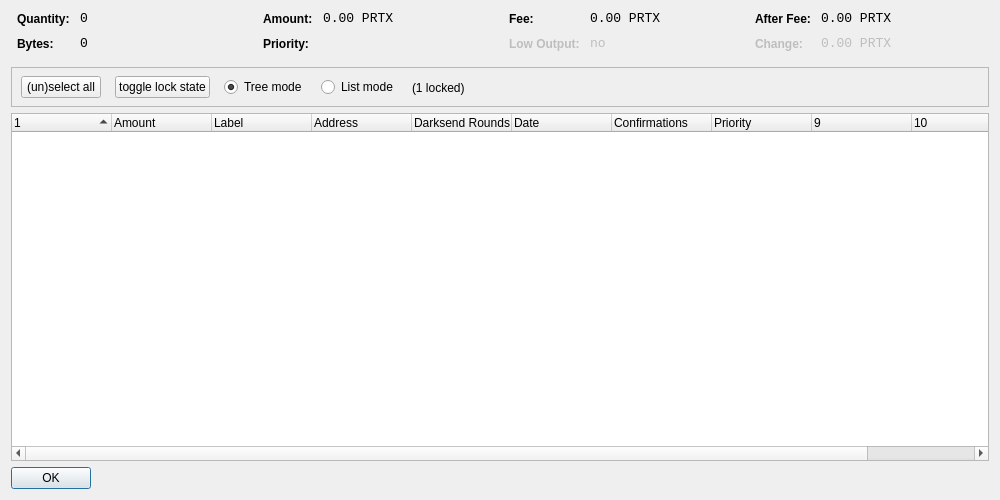
<?xml version="1.0" encoding="UTF-8"?>
<ui version="4.0">
 <class>CoinControlDialog</class>
 <widget class="QDialog" name="CoinControlDialog">
  <property name="geometry">
   <rect>
    <x>0</x>
    <y>0</y>
    <width>1000</width>
    <height>500</height>
   </rect>
  </property>
  <property name="windowTitle">
   <string>Coin Control</string>
  </property>
  <layout class="QVBoxLayout" name="verticalLayout">
   <item>
    <layout class="QHBoxLayout" name="horizontalLayoutTop" stretch="0,0,0,0">
     <property name="topMargin">
      <number>0</number>
     </property>
     <property name="bottomMargin">
      <number>10</number>
     </property>
     <item>
      <layout class="QFormLayout" name="formLayoutCoinControl1">
       <property name="horizontalSpacing">
        <number>10</number>
       </property>
       <property name="verticalSpacing">
        <number>10</number>
       </property>
       <property name="leftMargin">
        <number>6</number>
       </property>
       <property name="rightMargin">
        <number>6</number>
       </property>
       <item row="0" column="0">
        <widget class="QLabel" name="labelCoinControlQuantityText">
         <property name="styleSheet">
          <string notr="true">font-weight:bold;</string>
         </property>
         <property name="text">
          <string>Quantity:</string>
         </property>
        </widget>
       </item>
       <item row="0" column="1">
        <widget class="QLabel" name="labelCoinControlQuantity">
         <property name="font">
          <font>
           <family>Monospace</family>
           <pointsize>10</pointsize>
          </font>
         </property>
         <property name="cursor">
          <cursorShape>IBeamCursor</cursorShape>
         </property>
         <property name="contextMenuPolicy">
          <enum>Qt::ActionsContextMenu</enum>
         </property>
         <property name="text">
          <string notr="true">0</string>
         </property>
         <property name="textInteractionFlags">
          <set>Qt::LinksAccessibleByMouse|Qt::TextSelectableByKeyboard|Qt::TextSelectableByMouse</set>
         </property>
        </widget>
       </item>
       <item row="1" column="0">
        <widget class="QLabel" name="labelCoinControlBytesText">
         <property name="styleSheet">
          <string notr="true">font-weight:bold;</string>
         </property>
         <property name="text">
          <string>Bytes:</string>
         </property>
        </widget>
       </item>
       <item row="1" column="1">
        <widget class="QLabel" name="labelCoinControlBytes">
         <property name="font">
          <font>
           <family>Monospace</family>
           <pointsize>10</pointsize>
          </font>
         </property>
         <property name="cursor">
          <cursorShape>IBeamCursor</cursorShape>
         </property>
         <property name="contextMenuPolicy">
          <enum>Qt::ActionsContextMenu</enum>
         </property>
         <property name="text">
          <string notr="true">0</string>
         </property>
         <property name="textInteractionFlags">
          <set>Qt::LinksAccessibleByMouse|Qt::TextSelectableByKeyboard|Qt::TextSelectableByMouse</set>
         </property>
        </widget>
       </item>
      </layout>
     </item>
     <item>
      <layout class="QFormLayout" name="formLayoutCoinControl2">
       <property name="horizontalSpacing">
        <number>10</number>
       </property>
       <property name="verticalSpacing">
        <number>10</number>
       </property>
       <property name="leftMargin">
        <number>6</number>
       </property>
       <property name="rightMargin">
        <number>6</number>
       </property>
       <item row="0" column="0">
        <widget class="QLabel" name="labelCoinControlAmountText">
         <property name="styleSheet">
          <string notr="true">font-weight:bold;</string>
         </property>
         <property name="text">
          <string>Amount:</string>
         </property>
        </widget>
       </item>
       <item row="0" column="1">
        <widget class="QLabel" name="labelCoinControlAmount">
         <property name="font">
          <font>
           <family>Monospace</family>
           <pointsize>10</pointsize>
          </font>
         </property>
         <property name="cursor">
          <cursorShape>IBeamCursor</cursorShape>
         </property>
         <property name="contextMenuPolicy">
          <enum>Qt::ActionsContextMenu</enum>
         </property>
         <property name="text">
          <string notr="true">0.00 PRTX</string>
         </property>
         <property name="textInteractionFlags">
          <set>Qt::LinksAccessibleByMouse|Qt::TextSelectableByKeyboard|Qt::TextSelectableByMouse</set>
         </property>
        </widget>
       </item>
       <item row="1" column="0">
        <widget class="QLabel" name="labelCoinControlPriorityText">
         <property name="styleSheet">
          <string notr="true">font-weight:bold;</string>
         </property>
         <property name="text">
          <string>Priority:</string>
         </property>
        </widget>
       </item>
       <item row="1" column="1">
        <widget class="QLabel" name="labelCoinControlPriority">
         <property name="font">
          <font>
           <family>Monospace</family>
           <pointsize>10</pointsize>
          </font>
         </property>
         <property name="cursor">
          <cursorShape>IBeamCursor</cursorShape>
         </property>
         <property name="contextMenuPolicy">
          <enum>Qt::ActionsContextMenu</enum>
         </property>
         <property name="text">
          <string/>
         </property>
         <property name="textInteractionFlags">
          <set>Qt::LinksAccessibleByMouse|Qt::TextSelectableByKeyboard|Qt::TextSelectableByMouse</set>
         </property>
        </widget>
       </item>
      </layout>
     </item>
     <item>
      <layout class="QFormLayout" name="formLayoutCoinControl3">
       <property name="horizontalSpacing">
        <number>10</number>
       </property>
       <property name="verticalSpacing">
        <number>10</number>
       </property>
       <property name="leftMargin">
        <number>6</number>
       </property>
       <property name="rightMargin">
        <number>6</number>
       </property>
       <item row="0" column="0">
        <widget class="QLabel" name="labelCoinControlFeeText">
         <property name="styleSheet">
          <string notr="true">font-weight:bold;</string>
         </property>
         <property name="text">
          <string>Fee:</string>
         </property>
        </widget>
       </item>
       <item row="0" column="1">
        <widget class="QLabel" name="labelCoinControlFee">
         <property name="font">
          <font>
           <family>Monospace</family>
           <pointsize>10</pointsize>
          </font>
         </property>
         <property name="cursor">
          <cursorShape>IBeamCursor</cursorShape>
         </property>
         <property name="contextMenuPolicy">
          <enum>Qt::ActionsContextMenu</enum>
         </property>
         <property name="text">
          <string notr="true">0.00 PRTX</string>
         </property>
         <property name="textInteractionFlags">
          <set>Qt::LinksAccessibleByMouse|Qt::TextSelectableByKeyboard|Qt::TextSelectableByMouse</set>
         </property>
        </widget>
       </item>
       <item row="1" column="0">
        <widget class="QLabel" name="labelCoinControlLowOutputText">
         <property name="enabled">
          <bool>false</bool>
         </property>
         <property name="styleSheet">
          <string notr="true">font-weight:bold;</string>
         </property>
         <property name="text">
          <string>Low Output:</string>
         </property>
        </widget>
       </item>
       <item row="1" column="1">
        <widget class="QLabel" name="labelCoinControlLowOutput">
         <property name="enabled">
          <bool>false</bool>
         </property>
         <property name="font">
          <font>
           <family>Monospace</family>
           <pointsize>10</pointsize>
          </font>
         </property>
         <property name="cursor">
          <cursorShape>IBeamCursor</cursorShape>
         </property>
         <property name="contextMenuPolicy">
          <enum>Qt::ActionsContextMenu</enum>
         </property>
         <property name="text">
          <string notr="true">no</string>
         </property>
         <property name="textInteractionFlags">
          <set>Qt::LinksAccessibleByMouse|Qt::TextSelectableByKeyboard|Qt::TextSelectableByMouse</set>
         </property>
        </widget>
       </item>
      </layout>
     </item>
     <item>
      <layout class="QFormLayout" name="formLayoutCoinControl4">
       <property name="horizontalSpacing">
        <number>10</number>
       </property>
       <property name="verticalSpacing">
        <number>10</number>
       </property>
       <property name="leftMargin">
        <number>6</number>
       </property>
       <property name="rightMargin">
        <number>6</number>
       </property>
       <item row="0" column="0">
        <widget class="QLabel" name="labelCoinControlAfterFeeText">
         <property name="styleSheet">
          <string notr="true">font-weight:bold;</string>
         </property>
         <property name="text">
          <string>After Fee:</string>
         </property>
        </widget>
       </item>
       <item row="0" column="1">
        <widget class="QLabel" name="labelCoinControlAfterFee">
         <property name="font">
          <font>
           <family>Monospace</family>
           <pointsize>10</pointsize>
          </font>
         </property>
         <property name="cursor">
          <cursorShape>IBeamCursor</cursorShape>
         </property>
         <property name="contextMenuPolicy">
          <enum>Qt::ActionsContextMenu</enum>
         </property>
         <property name="text">
          <string notr="true">0.00 PRTX</string>
         </property>
         <property name="textInteractionFlags">
          <set>Qt::LinksAccessibleByMouse|Qt::TextSelectableByKeyboard|Qt::TextSelectableByMouse</set>
         </property>
        </widget>
       </item>
       <item row="1" column="0">
        <widget class="QLabel" name="labelCoinControlChangeText">
         <property name="enabled">
          <bool>false</bool>
         </property>
         <property name="styleSheet">
          <string notr="true">font-weight:bold;</string>
         </property>
         <property name="text">
          <string>Change:</string>
         </property>
        </widget>
       </item>
       <item row="1" column="1">
        <widget class="QLabel" name="labelCoinControlChange">
         <property name="enabled">
          <bool>false</bool>
         </property>
         <property name="font">
          <font>
           <family>Monospace</family>
           <pointsize>10</pointsize>
          </font>
         </property>
         <property name="cursor">
          <cursorShape>IBeamCursor</cursorShape>
         </property>
         <property name="contextMenuPolicy">
          <enum>Qt::ActionsContextMenu</enum>
         </property>
         <property name="text">
          <string notr="true">0.00 PRTX</string>
         </property>
         <property name="textInteractionFlags">
          <set>Qt::LinksAccessibleByMouse|Qt::TextSelectableByKeyboard|Qt::TextSelectableByMouse</set>
         </property>
        </widget>
       </item>
      </layout>
     </item>
    </layout>
   </item>
   <item>
    <widget class="QFrame" name="frame">
     <property name="minimumSize">
      <size>
       <width>0</width>
       <height>40</height>
      </size>
     </property>
     <property name="frameShape">
      <enum>QFrame::StyledPanel</enum>
     </property>
     <property name="frameShadow">
      <enum>QFrame::Sunken</enum>
     </property>
     <widget class="QWidget" name="horizontalLayoutWidget">
      <property name="geometry">
       <rect>
        <x>10</x>
        <y>0</y>
        <width>781</width>
        <height>41</height>
       </rect>
      </property>
      <layout class="QHBoxLayout" name="horizontalLayoutPanel" stretch="0,0,0,0,0">
       <property name="spacing">
        <number>14</number>
       </property>
       <item>
        <widget class="QPushButton" name="pushButtonSelectAll">
         <property name="sizePolicy">
          <sizepolicy hsizetype="Maximum" vsizetype="Fixed">
           <horstretch>0</horstretch>
           <verstretch>0</verstretch>
          </sizepolicy>
         </property>
         <property name="text">
          <string>(un)select all</string>
         </property>
        </widget>
       </item>
        <item>
         <widget class="QPushButton" name="pushButtonToggleLock">
          <property name="sizePolicy">
           <sizepolicy hsizetype="Maximum" vsizetype="Fixed">
            <horstretch>0</horstretch>
            <verstretch>0</verstretch>
           </sizepolicy>
          </property>
          <property name="text">
           <string>toggle lock state</string>
          </property>
          <property name="autoDefault">
           <bool>false</bool>
          </property>
         </widget>
        </item>
       <item>
        <widget class="QRadioButton" name="radioTreeMode">
         <property name="sizePolicy">
          <sizepolicy hsizetype="Maximum" vsizetype="Fixed">
           <horstretch>0</horstretch>
           <verstretch>0</verstretch>
          </sizepolicy>
         </property>
         <property name="text">
          <string>Tree mode</string>
         </property>
         <property name="checked">
          <bool>true</bool>
         </property>
        </widget>
       </item>
       <item>
        <widget class="QRadioButton" name="radioListMode">
         <property name="sizePolicy">
          <sizepolicy hsizetype="Maximum" vsizetype="Fixed">
           <horstretch>0</horstretch>
           <verstretch>0</verstretch>
          </sizepolicy>
         </property>
         <property name="text">
          <string>List mode</string>
         </property>
        </widget>
       </item>
        <item>
         <widget class="QLabel" name="labelLocked">
          <property name="text">
           <string>(1 locked)</string>
          </property>
         </widget>
        </item>
       <item>
        <spacer name="horizontalSpacer">
         <property name="orientation">
          <enum>Qt::Horizontal</enum>
         </property>
         <property name="sizeHint" stdset="0">
          <size>
           <width>40</width>
           <height>20</height>
          </size>
         </property>
        </spacer>
       </item>
      </layout>
     </widget>
    </widget>
   </item>
   <item>
    <widget class="CoinControlTreeWidget" name="treeWidget">
     <property name="contextMenuPolicy">
      <enum>Qt::CustomContextMenu</enum>
     </property>
     <property name="sortingEnabled">
      <bool>false</bool>
     </property>
     <property name="columnCount">
      <number>11</number>
     </property>
     <attribute name="headerShowSortIndicator" stdset="0">
      <bool>true</bool>
     </attribute>
     <attribute name="headerStretchLastSection">
      <bool>false</bool>
     </attribute>
     <column>
      <property name="text">
       <string/>
      </property>
     </column>
     <column>
      <property name="text">
       <string>Amount</string>
      </property>
     </column>
     <column>
      <property name="text">
       <string>Label</string>
      </property>
     </column>
     <column>
      <property name="text">
       <string>Address</string>
      </property>
     </column>
     <column>
      <property name="text">
       <string>Darksend Rounds</string>
      </property>
    </column>
     <column>
      <property name="text">
       <string>Date</string>
      </property>
     </column>
     <column>
      <property name="text">
       <string>Confirmations</string>
      </property>
      <property name="toolTip">
       <string>Confirmed</string>
      </property>
     </column>
     <column>
      <property name="text">
       <string>Priority</string>
      </property>
     </column>
     <column>
      <property name="text">
       <string/>
      </property>
     </column>
     <column>
      <property name="text">
       <string/>
      </property>
     </column>
     <column>
      <property name="text">
       <string/>
      </property>
     </column>
     <column>
      <property name="text">
       <string/>
      </property>
     </column>
    </widget>
   </item>
   <item>
    <widget class="QDialogButtonBox" name="buttonBox">
     <property name="sizePolicy">
      <sizepolicy hsizetype="Maximum" vsizetype="Fixed">
       <horstretch>0</horstretch>
       <verstretch>0</verstretch>
      </sizepolicy>
     </property>
     <property name="orientation">
      <enum>Qt::Horizontal</enum>
     </property>
     <property name="standardButtons">
      <set>QDialogButtonBox::Ok</set>
     </property>
    </widget>
   </item>
  </layout>
 </widget>
 <customwidgets>
  <customwidget>
   <class>CoinControlTreeWidget</class>
   <extends>QTreeWidget</extends>
   <header>coincontroltreewidget.h</header>
  </customwidget>
 </customwidgets>
 <resources/>
 <connections/>
</ui>
